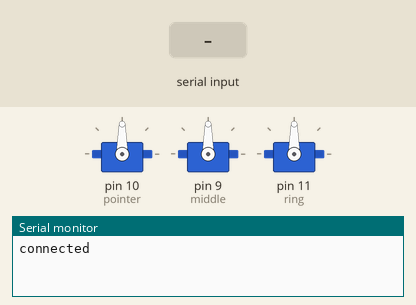
Recording of a sketch running on a simulated Arduino Uno, built with avr-gcc and run on an emulated ATmega328P. On the bench: 3 × servo, the last lines printed to the serial monitor. The test bench sets the inputs (shaded band).

Above: at 1.2 s.
1.3 s: "<,>" received over Serial
At 2.0 s:
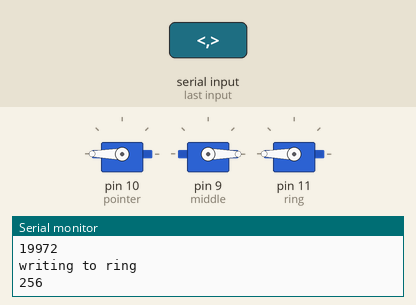
2.8 s: "<90,45>" received over Serial
At 3.2 s:
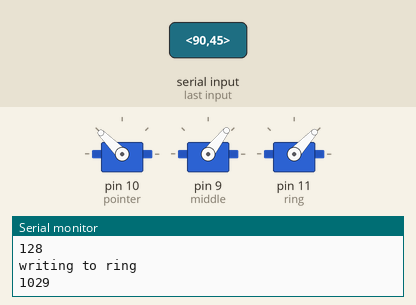
4.3 s: "<30,150>" received over Serial
At 5.5 s:
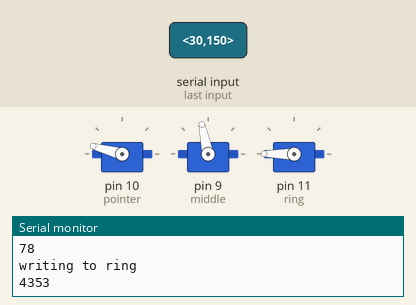
5.8 s: "<32>" received over Serial
At 6.6 s:
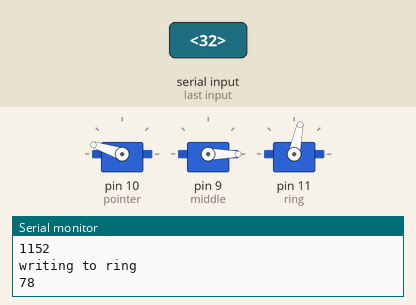
7.3 s: "<31>" received over Serial
At 7.8 s:
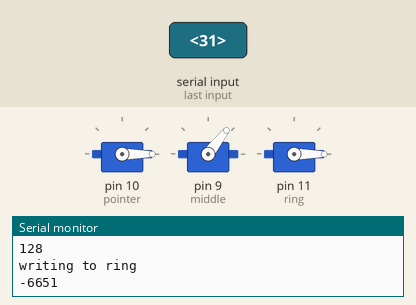
8.8 s: "<5>" received over Serial
At 10.1 s:
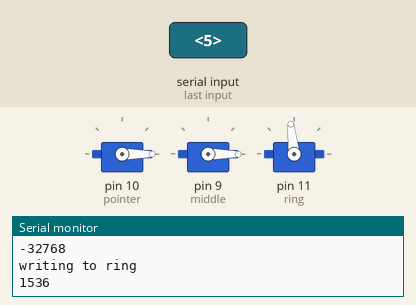
Timing chart, 0 to 11.3 s (numbered marks = the images above; inputs shaded):
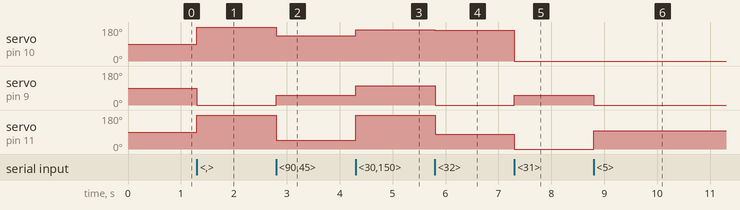

Measured:
- after the input at 1.3 s, servo on pin 10 (pointer), servo on pin 11 (ring): 90° → 180° at once; servo on pin 9 (middle): 90° → 0° at once
- after the input at 2.8 s, servo on pin 10 (pointer): 180° → 135° at once; servo on pin 9 (middle): 0° → 52° at once; servo on pin 11 (ring): 180° → 47° at once
- after the input at 4.3 s, servo on pin 10 (pointer): 135° → 165° at once; servo on pin 9 (middle): 52° → 102° at once; servo on pin 11 (ring): 47° → 180° at once
- after the input at 5.8 s, servo on pin 10 (pointer): 165° → 162° at once; servo on pin 9 (middle): 102° → 0° at once; servo on pin 11 (ring): 180° → 78° at once
- after the input at 7.3 s, servo on pin 10 (pointer): 162° → 0° at once; servo on pin 9 (middle): 0° → 52° at once; servo on pin 11 (ring): 78° → 0° at once
- after the input at 8.8 s, servo on pin 9 (middle): 52° → 0° at once; servo on pin 11 (ring): 0° → 96° at once

The sketch:

uno.ino
```cpp
//Uno script

#include<Servo.h>

const byte numChars = 32;
char receivedChars[numChars];   // an array to store the received data

boolean newData = false;

int dataNumber = 0;
bool reading = false;

int pos = 0;

int motorPos = 0;

Servo pointer;
Servo middle;
Servo ring;


void setup() {
  Serial.begin(115200);
  pointer.attach(10);
  middle.attach(9);
  ring.attach(11);

  while(!Serial)
  {
    ;
  }
  Serial.println("connected");
//  servos[0].attach(9);
//  servos[1].attach(10);
//  servos[2].attach(11);
}


void loop() {
  while(Serial.available())
  {

    char c = Serial.read();
    Serial.println(c);
    if(c == '<')
    {
      reading = true;
    }
    else if(c=='>' && reading)
    {
      int index = 0;
      int rotBuffer[3];
      reading = false;
      String stringInt = "";
      for(int i = 0; i < pos; i++)
      {
        //Serial.write(receivedChars[i]);
        if(receivedChars[i] == ',')
        {
          int rotation = stringInt.toInt();

          if(rotation < 0) rotation = 0;
          if(rotation > 360) rotation = 360;

          rotBuffer[index] = rotation/2;
          index++;
          Serial.println(rotation);
          stringInt = "";
          //serv
        }
        else stringInt += receivedChars[i];

      }
      ServoHandler(rotBuffer);
      pos = 0;
      motorPos = 0;
      Serial.println();
    }
    else if(reading)
    {
      receivedChars[pos] = c;
      pos++;
      if(pos == 32)
      {
        pos == 31;
      }
    }
  }
}

void ServoHandler(int* rots)
{
  Serial.println("writing to pointer");
  Serial.println(rots[0]);

  pointer.write(180 - rots[0]);

  Serial.println("writing to middle");
  Serial.println(rots[1]);

  middle.write(180 - rots[1]);

  Serial.println("writing to ring");
  Serial.println(rots[2]);

  ring.write(rots[2]);
}
```
